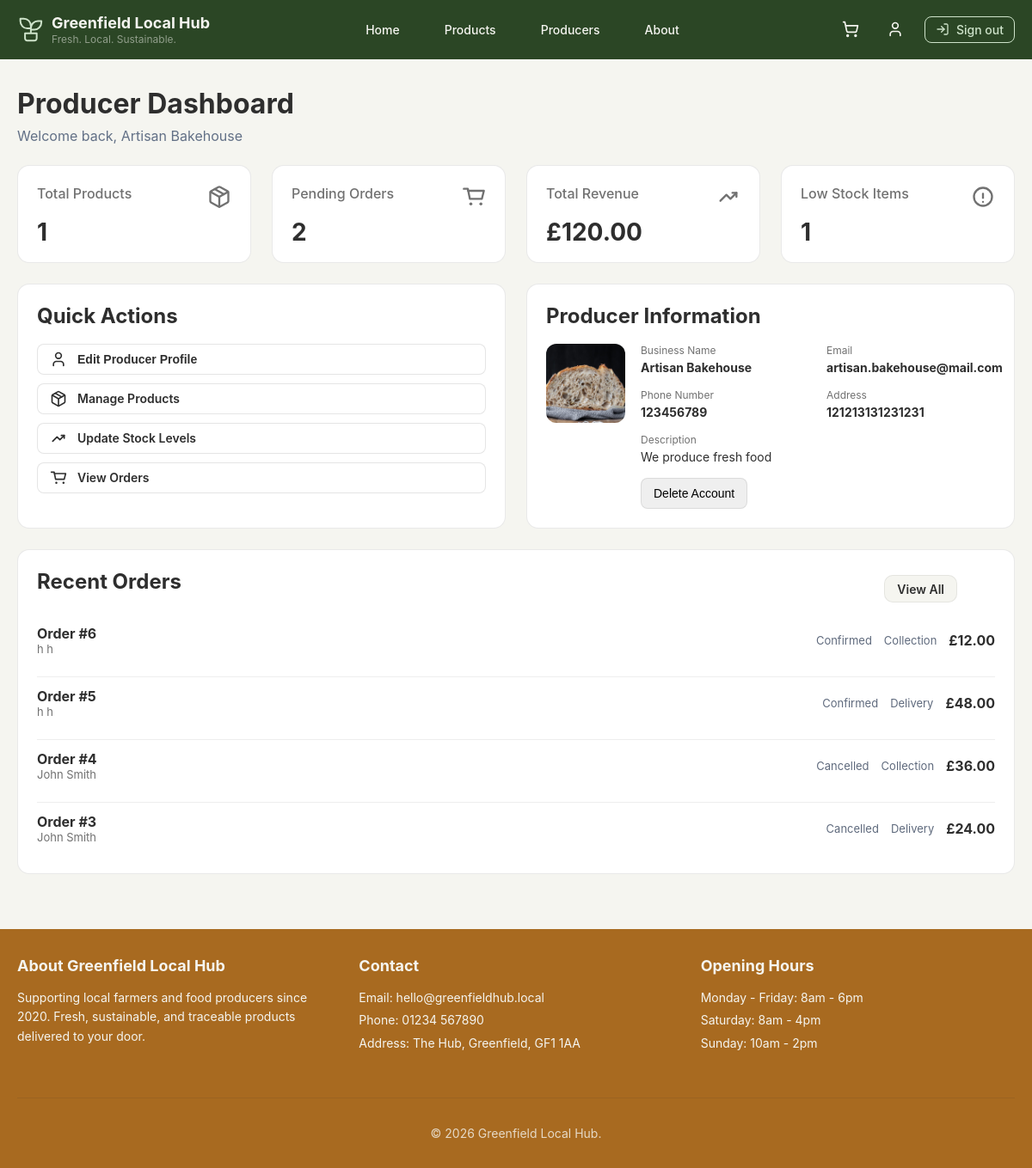
The app's page /producer-profile (signed in) with its own data.
### tables this page shows
CREATE TABLE producer (
producer_id INTEGER PRIMARY KEY AUTOINCREMENT,
business_registration_number TEXT NOT NULL UNIQUE,
business_name TEXT NOT NULL,
business_email TEXT NOT NULL UNIQUE,
business_phone_number TEXT NOT NULL,
password_hash TEXT NOT NULL,
business_address TEXT NOT NULL,
description TEXT,
image_url TEXT,
production_method TEXT,
sustainability_info TEXT
);

CREATE TABLE orders (
order_id INTEGER PRIMARY KEY AUTOINCREMENT,
customer_id INTEGER NOT NULL,
order_date TEXT NOT NULL,
status TEXT NOT NULL,
collection_or_delivery TEXT NOT NULL,
scheduled_time TEXT NOT NULL,
scheduled_date TEXT NOT NULL DEFAULT '',
scheduled_slot TEXT NOT NULL DEFAULT '',
total_price NUMERIC NOT NULL,
loyalty_reward_code TEXT,
loyalty_discount NUMERIC NOT NULL DEFAULT 0,
points_redeemed INTEGER NOT NULL DEFAULT 0,
FOREIGN KEY (customer_id) REFERENCES customer(customer_id) ON DELETE CASCADE ON DELETE CASCADE
);

### app.py (the view, shortened to what this page needs)
@app.route("/producer-profile", methods=["GET", "POST"])
@login_required
def producer_profile():
    db = get_db()
    producer = db.execute(
        """
        SELECT
            business_registration_number,
            business_name,
            business_email,
            business_phone_number,
            business_address,
            description,
            image_url,
            production_method,
            sustainability_info
        FROM producer
        WHERE producer_id = ?
        """,
        (current_user.id,),
    ).fetchone()
    metrics = get_producer_metrics(db, current_user.id)
    orders = get_producer_orders(db, current_user.id)
    recent_orders = orders
    profile_complete, missing_profile_fields = get_producer_profile_completion(producer)
    db.close()
    return render_template(
        "producer-dashboard.html",
        producer=producer,
        metrics=metrics,
        orders=orders,
        recent_orders=recent_orders,
        profile_complete=profile_complete,
        missing_profile_fields=missing_profile_fields,
    )

### app.py (called while the page is built)
def get_db():
    db = sqlite3.connect("glh.db")
    db.row_factory = sqlite3.Row
    db.execute("PRAGMA foreign_keys = ON")
    return db

def get_next_statuses(status, collection_or_delivery):
    transitions = ORDER_STATUS_TRANSITIONS.get(status, {})
    return transitions.get(collection_or_delivery, [])

def get_producer_profile_completion(producer):
    required_fields = {
        "image_url": "profile image",
        "description": "description",
        "production_method": "production method",
        "sustainability_info": "sustainability information",
    }
    missing_fields = [
        label
        for field, label in required_fields.items()
        if not producer or not producer[field] or not str(producer[field]).strip()
    ]
    return len(missing_fields) == 0, missing_fields

def get_producer_metrics(db, producer_id):
    total_products = db.execute(
        "SELECT COUNT(*) FROM product WHERE producer_id = ?",
        (producer_id,),
    ).fetchone()[0]
    low_stock_products = db.execute(
        "SELECT COUNT(*) FROM product WHERE producer_id = ? AND stock < 5",
        (producer_id,),
    ).fetchone()[0]
    revenue_result = db.execute(
        """

        SELECT SUM(oi.quantity * oi.price_at_purchase)

        FROM order_items oi

        JOIN product p ON oi.product_id = p.product_id

        WHERE p.producer_id = ?

        """,
        (producer_id,),
    ).fetchone()[0]
    total_revenue = revenue_result if revenue_result is not None else 0
    return {
        "total_products": total_products,
        "low_stock_products": low_stock_products,
        "total_revenue": float(total_revenue),
    }

@app.context_processor
def inject_cart_count():
    if current_user.is_authenticated and current_user.user_type == "customer":
        db = get_db()
        count = get_cart_count(db, current_user.id)
        db.close()
        return {"cart_count": count}
    return {"cart_count": 0}

### templates/producer-dashboard.html (shortened to what this page needs)
{% extends "base.html" %}  {% block content %} {% set pending_statuses =
['Confirmed', 'Preparing'] %} {% set counts = namespace(pending=0, active=0,
completed=0) %} {% for order in orders %} {% if order.status in pending_statuses
%} {% set counts.pending = counts.pending + 1 %} {% endif %} {% endfor %}
<section class="producer-dashboard-page">
  <div class="container producer-dashboard-container">
    <div class="producer-dashboard-header">
      <h1>Producer Dashboard</h1>
      <p>Welcome back, {{ producer.business_name }}</p>
    </div>
    <div class="producer-dashboard-stats">
      <article class="producer-dashboard-stat">
        <div class="producer-dashboard-stat_top">
          <span>Total Products</span>
        </div>
        <strong>{{ metrics.total_products }}</strong>
      </article>
      <article class="producer-dashboard-stat">
        <div class="producer-dashboard-stat_top">
          <span>Pending Orders</span>
        </div>
        <strong>{{ counts.pending }}</strong>
      </article>
      <article class="producer-dashboard-stat">
        <div class="producer-dashboard-stat_top">
          <span>Total Revenue</span>
        </div>
        <strong>£{{ '%.2f'|format(metrics.total_revenue or 0) }}</strong>
      </article>
      <article class="producer-dashboard-stat ">
        <div class="producer-dashboard-stat_top">
          <span>Low Stock Items</span>
        </div>
        <strong>{{ metrics.low_stock_products or 0 }}</strong>
      </article>
    </div>
    <div class="producer-dashboard-main">
      <section class="producer-dashboard-card producer-dashboard-card--actions">
        <h2>Quick Actions</h2>
        <div class="producer-dashboard-actions">
          <button type="button" data-open-modal="producerProfileModal"
            class="producer-dashboard-action btn btn-secondary">
            <span>Edit Producer Profile</span>
          </button>
          <a href="{{ url_for('manage_products') }}" class="producer-dashboard-action btn btn-secondary">
            <span>Manage Products</span>
          </a>
          <a href="{{ url_for('producer_stock') }}" class="producer-dashboard-action btn btn-secondary">
            <span>Update Stock Levels</span>
          </a>
          <a href="{{ url_for('producer_orders') }}" class="producer-dashboard-action btn btn-secondary">
            <span>View Orders</span>
          </a>
        </div>
      </section>
      <section class="producer-dashboard-card producer-dashboard-card--profile">
        <h2>Producer Information</h2>
        <div class="producer-dashboard-profile">
          {% if producer.image_url %}
          <div class="producer-dashboard-profile_image">
            <img src="{{ producer.image_url }}" alt="Profile photo for {{ producer.business_name }}" />
          </div>
          {% endif %}
          <div class="producer-dashboard-profile_details">
            <div class="producer-dashboard-detail">
              <span>Business Name</span>
              <strong>{{ producer.business_name }}</strong>
            </div>
            <div class="producer-dashboard-detail">
              <span>Email</span>
              <strong>{{ producer.business_email }}</strong>
            </div>
            <div class="producer-dashboard-detail">
              <span>Phone Number</span>
              <strong>{{ producer.business_phone_number }}</strong>
            </div>
            <div class="producer-dashboard-detail">
              <span>Address</span>
              <strong>{{ producer.business_address }}</strong>
            </div>
            {% if producer.description %}
            <div class="producer-dashboard-detail producer-dashboard-detail--full">
              <span>Description</span>
              <p>{{ producer.description }}</p>
            </div>
            {% endif %}
            <button type="button" class="delete-btn btn btn-danger" data-delete-account>
              Delete Account
            </button>
          </div>
        </div>
      </section>
    </div>
    <section class="producer-dashboard-card producer-dashboard-card--orders">
      <div class="producer-dashboard-card_header">
        <h2>Recent Orders</h2>
        <a href="{{ url_for('producer_orders') }}" class="producer-dashboard-mini-btn btn btn-secondary">View All</a>
      </div>
      {% if recent_orders %}
      <div class="producer-dashboard-order-list">
        {% for order in recent_orders %}
        <article class="producer-dashboard-order-row">
          <div>
            <h3>Order #{{ order.order_id }}</h3>
            <p>{{ order.customer_name }}</p>
          </div>
          <div class="producer-dashboard-order-row_meta">
            <span>{{ order.status }}</span>
            <span>{{ order.collection_or_delivery }}</span>
            <strong>£{{ '%.2f'|format(order.producer_total) }}</strong>
          </div>
        </article>
        {% endfor %}
      </div>
      {% else %}
      <div class="producer-dashboard-empty-state">No pending orders</div>
      {% endif %}
    </section>
  </div>
</section>
{% endblock %}

### records on screen
producer: business_name "Artisan Bakehouse", image_url (picture), business_email "artisan.bakehouse@mail.com", business_phone_number "123456789", business_address "121213131231231", description "We produce fresh food"
orders: order_id "6", customer_name "h h", status "Confirmed", collection_or_delivery "Collection", producer_total "12.00"
orders: order_id "5", customer_name "h h", status "Confirmed", collection_or_delivery "Delivery", producer_total "48.00"
orders: order_id "4", customer_name "John Smith", status "Cancelled", collection_or_delivery "Collection", producer_total "36.00"
orders: order_id "3", customer_name "John Smith", status "Cancelled", collection_or_delivery "Delivery", producer_total "24.00"

### other values on screen
{{ metrics.total_products }} "1"
{{ counts.pending }} "2"
{{ '%.2f'|format(metrics.total_revenue or 0) }} "120.00"
{{ metrics.low_stock_products or 0 }} "1"
